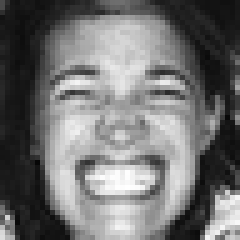
#> input picture data_raw/angry/Training_17026096.jpg, 48 x 48 px (shown 5 times larger); its folder holds only this picture in this run
$ python preprocess_dataset.py
#> lines starting #> are read from the running program, lines starting #| are printed output that depends on the picture
import os
import cv2
import numpy as np
from sklearn.model_selection import train_test_split

# --------- CONFIG ---------
RAW_DATA_DIR = "data_raw"        # where your original images are
OUTPUT_DIR = "data_processed"    # where processed images will be saved
IMG_SIZE = 96                    # final face size: 96x96 pixels
EMOTIONS = ["angry", "happy", "sad", "neutral"]
# --------------------------


def create_output_dirs():
    """
    Create output folders:
    data_processed/train/<emotion>/
    data_processed/val/<emotion>/
    data_processed/test/<emotion>/
    """
    for split in ["train", "val", "test"]:
        for emotion in EMOTIONS:
            path = os.path.join(OUTPUT_DIR, split, emotion)
            os.makedirs(path, exist_ok=True)
    print("[INFO] Output folders created (if not already).")


def load_images_and_labels():
    """
    Load images from data_raw/<emotion>/,
    resize, normalize, and build X (images) and y (labels).
    """
    images = []
    labels = []

    for label, emotion in enumerate(EMOTIONS):
        folder = os.path.join(RAW_DATA_DIR, emotion)
        if not os.path.exists(folder):
            print(f"[WARN] Folder not found: {folder}")
            continue

        print(f"[INFO] Loading images for class: {emotion}")

        for file in os.listdir(folder):
            img_path = os.path.join(folder, file)

            # Only allow typical image extensions
            if not file.lower().endswith((".jpg", ".jpeg", ".png")):
                continue

            try:
                img = cv2.imread(img_path)
#> img is the input picture: shape (48, 48, 3); min 7, max 255, mean 113.7
                if img is None:
                    print(f"[WARN] Could not read: {img_path}")
                    continue

                # Convert BGR -> RGB
                img = cv2.cvtColor(img, cv2.COLOR_BGR2RGB)
                # Resize to IMG_SIZE x IMG_SIZE
                img = cv2.resize(img, (IMG_SIZE, IMG_SIZE))
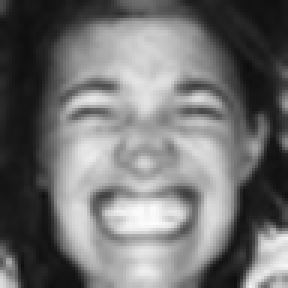
#> img: shape (96, 96, 3) (shown 3 times larger); min 13, max 253, mean 113.6
                # Normalize to [0, 1]
                img = img.astype("float32") / 255.0

                images.append(img)
                labels.append(label)

            except Exception as e:
                print(f"[ERROR] Failed on {img_path}: {e}")
#> pass 2 of the loop in load_images_and_labels, `for label, emotion in enumerate(EMOTIONS):`:
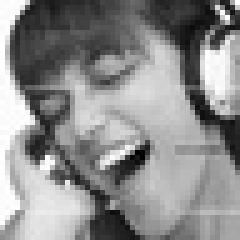
#> input picture data_raw/happy/Training_11339788.jpg, 48 x 48 px (shown 5 times larger)
#> in load_images_and_labels, img is the input picture: shape (48, 48, 3); min 0, max 255, mean 140
#> in load_images_and_labels, `img = cv2.resize(img, (IMG_SIZE, IMG_SIZE))`:
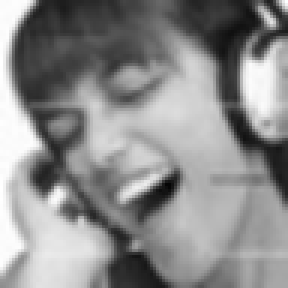
#> img: shape (96, 96, 3) (shown 3 times larger); min 5, max 255, mean 139.9

    images = np.array(images)
    labels = np.array(labels)
    print(f"[INFO] Loaded {len(images)} images in total.")
    return images, labels


def split_data(X, y, test_size=0.15, val_size=0.15):
    """
    Split into train, val, test with stratification (keep class balance).
    """
    if len(X) == 0:
        print("[ERROR] No images to split.")
        return None, None, None, None, None, None

    # First split off test set
#> (the run stopped early here; a loop or call above may not have finished)
